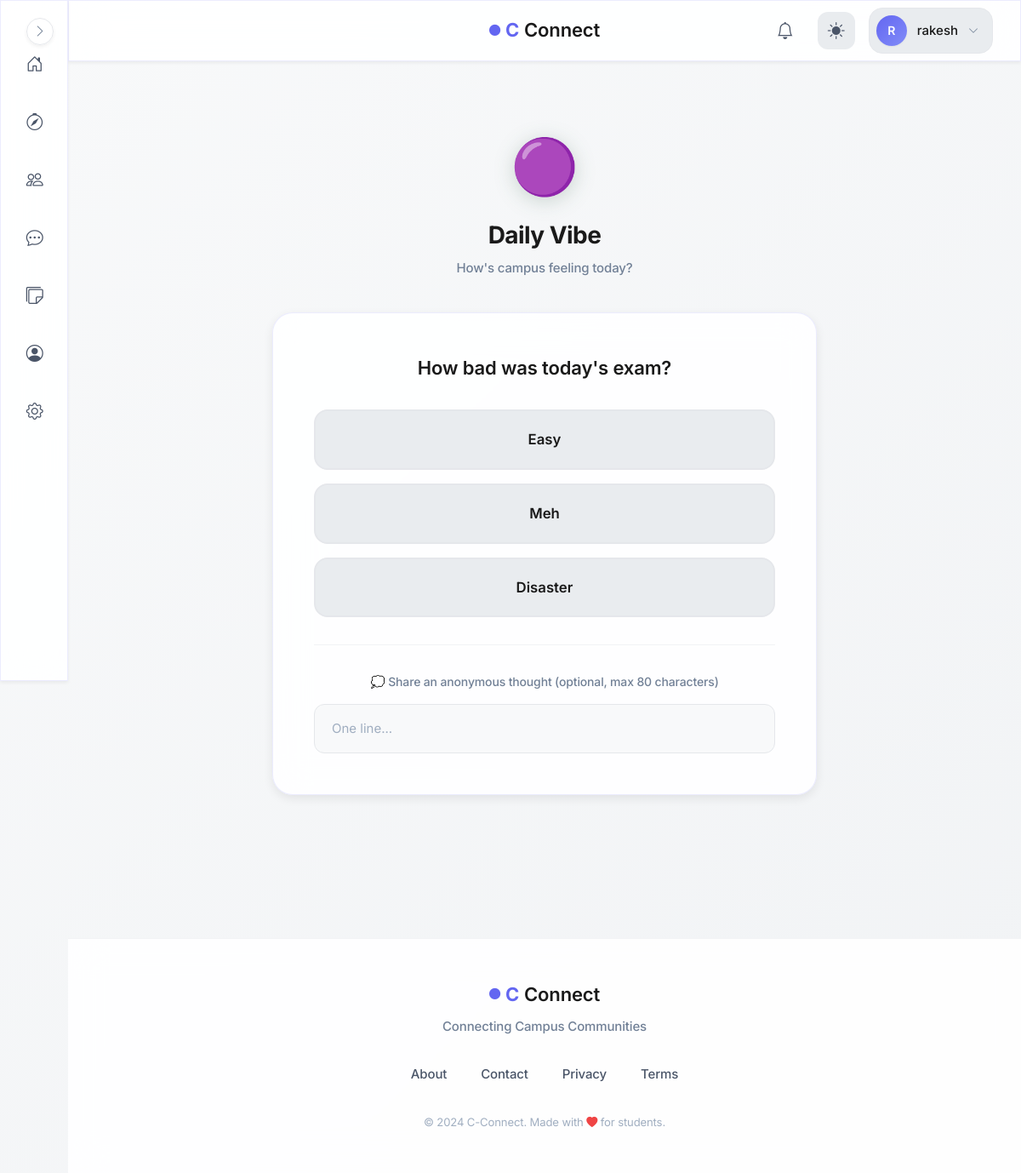
Before: /vibe/ (signed in) with the older database file.
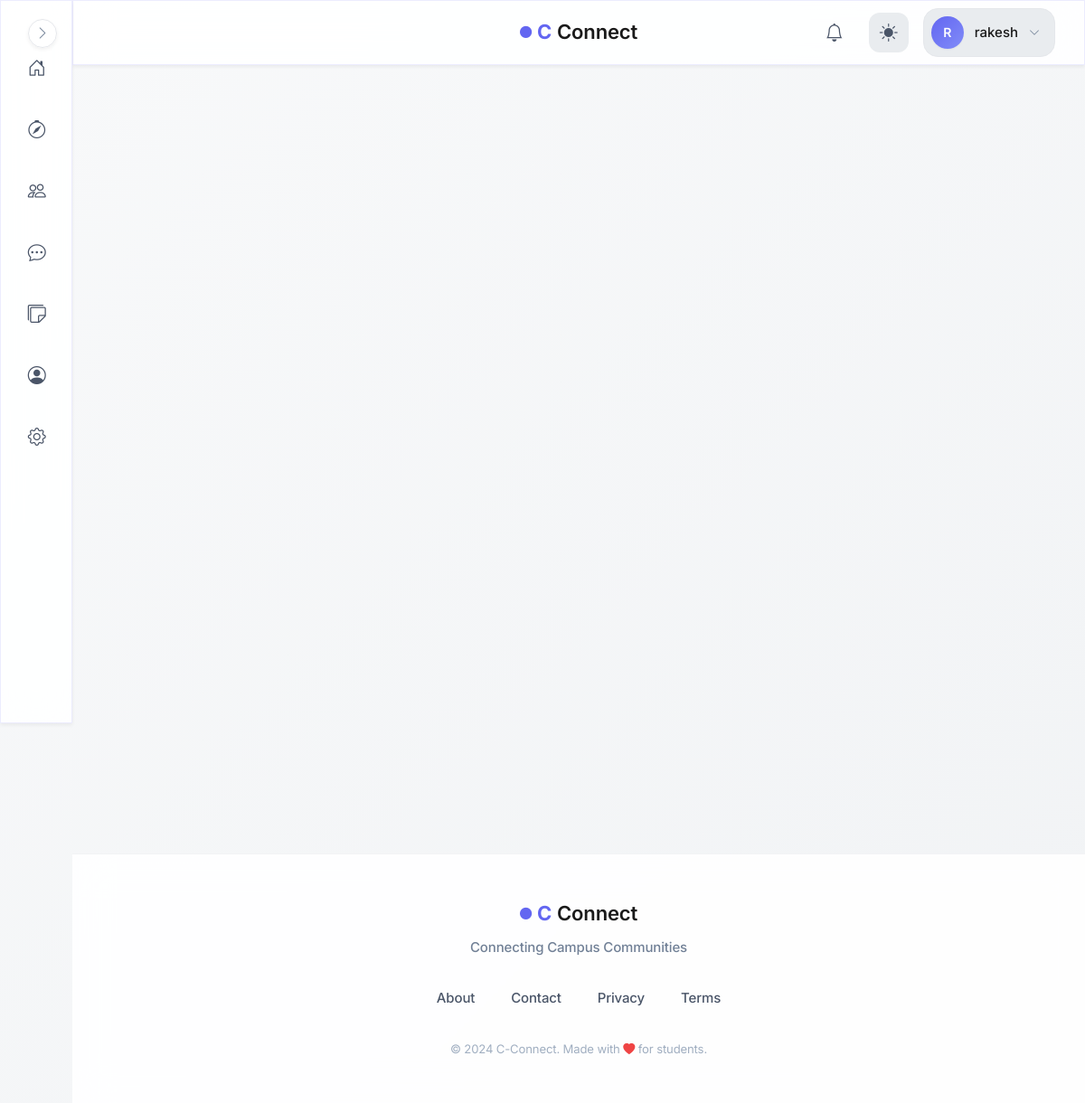
After: the same page with the newer database file.
### models.py (models this page shows, shortened)
class User(UserMixin, db.Model):
    id = db.Column(db.Integer, primary_key=True, autoincrement=True)  # Unique identifier
    username = db.Column(db.String(100), nullable=False)  # Name of the user (later can add this unique if needed)
    email = db.Column(db.String(120), nullable=False, unique=True)  # Email of the user
    password = db.Column(db.String(200), nullable=False)  # Passwords not hashed yet (done in setup_db.py)
    created_at = db.Column(db.DateTime, default=db.func.now())  # Timestamp of account creation
    last_login = db.Column(db.DateTime, nullable=True)  # Timestamp of last login
    pass

class VibeQuestion(db.Model):
    __tablename__ = "vibe_questions"
    id = db.Column(db.Integer, primary_key=True)
    question_text = db.Column(db.String(120), nullable=False)
    options_json = db.Column(db.Text, nullable=False)
    active_date = db.Column(db.Date, nullable=False, unique=True)
    created_at = db.Column(
        db.DateTime, default=lambda: datetime.now(timezone.utc)
    )

### blueprints/vibe/routes.py (the view, shortened to what this page needs)
@vibe_bp.route("/")
@login_required
def daily_vibe():
    question = get_today_question()
    if not question:
        return render_template(
            "vibe/daily_vibe.html",
            mode="inactive"
        )
    options = json.loads(question.options_json)
    user_response = has_user_voted(question.id)
    if not user_response:
        return render_template(
            "vibe/daily_vibe.html",
            mode="input",
            question=question,
            options=options
        )

### blueprints/auth/__init__.py (called while the page is built)
@login_manager.user_loader
def load_user(user_id):
    from models import User  # Importing User model for querying  (import here to avoid circular imports)
    return User.query.get(int(user_id))

@auth.after_app_request
def add_header(response):
    if current_user.is_authenticated and request.blueprint == 'auth':
        response.headers['Cache-Control'] = 'no-store, no-cache, must-revalidate, post-check=0, pre-check=0, max-age=0'
        response.headers['Pragma'] = 'no-cache'
        response.headers['Expires'] = '-1'
    return response

### blueprints/vibe/routes.py (called while the page is built)
def get_today_question():
    today = date.today()
    return VibeQuestion.query.filter_by(active_date=today).first()

def has_user_voted(question_id):
    return VibeResponse.query.filter_by(
        question_id=question_id,
        user_id=current_user.id
    ).first()

### factory_helpers.py (called while the page is built, shortened)
def register_security_headers(app):
    @app.after_request
    def set_secure_headers(response):
        response.headers['Content-Security-Policy'] = (
            "default-src 'self'; "
            "img-src 'self' data: blob: https:; "# Allow external images
            "style-src 'self' 'unsafe-inline' https:; "# ADD https: for CDNs
            "script-src 'self' 'unsafe-inline' https:; "# ADD https: for JS
            "font-src 'self' https: data:; "# Google Fonts
            "connect-src 'self' https:;"  # ← ADD https: for CDNs/maps
        )
        response.headers['X-Content-Type-Options'] = 'nosniff'
        response.headers['X-Frame-Options'] = 'DENY'
        response.headers['Referrer-Policy'] = 'strict-origin-when-cross-origin'
        response.headers['Permissions-Policy'] = 'geolocation=(), microphone=()'
        return response

def register_daily_cleanup(app):
    if not hasattr(app, "_last_notification_cleanup"):
        app._last_notification_cleanup = None
    @app.before_request
    def daily_cleanup():
        now = datetime.now(timezone.utc)
        last = getattr(app, "_last_notification_cleanup", None)
        if last is None or (now - last).days >= 1:
            from blueprints.notifications.service import cleanup_old_notifications
            deleted = cleanup_old_notifications()
            app.logger.info(f"Cleaned up {deleted} old notifications.")
            app._last_notification_cleanup = now

def register_profilevisit_cleanup(app):
    last_cleanup = {'t': 0}
    @app.before_request
    def cleanup_visits():
        now = time.time()
        if now - last_cleanup['t'] < 3600:  # run once every hour
            return

### blueprints/vibe/templates/vibe/daily_vibe.html (shortened to what this page needs)
{% extends "base.html" %}
{% block body %}
<div class="vibe-wrapper">
    <div class="vibe-container">
        {% if mode == "input" %}
        <div class="vibe-header">
            <span class="vibe-emoji">🟣</span>
            <h1 class="vibe-title">Daily Vibe</h1>
            <p class="vibe-subtitle">How's campus feeling today?</p>
        </div>
        <div class="question-card glass-effect">
            <p class="question-text">
                {{ question.question_text }}
            </p>
            <form method="POST" action="{{ url_for('vibe.respond_vibe') }}">
                <div class="options-grid">
                    {% for opt in options %}
                    <button type="submit"
                            name="choice"
                            value="{{ loop.index0 }}"
                            class="option-card">
                        <span>{{ opt }}</span>
                    </button>
                    {% endfor %}
                </div>
                <div class="thought-section">
                    <label class="thought-label">
                        💭 Share an anonymous thought (optional, max 80 characters)
                    </label>
                    <input type="text"
                           name="anonymous_text"
                           maxlength="80"
                           class="thought-input"
                           placeholder="One line...">
                </div>
            </form>
        </div>
        {% endif %}
    </div>
</div>
{% endblock %}

### templates/base.html (shortened to what this page needs)
<!DOCTYPE html>
<html lang="en">
<head>
    <link rel="stylesheet" href="https://cdn.jsdelivr.net/npm/bootstrap-icons@1.11.1/font/bootstrap-icons.css">
    <link href="https://cdn.jsdelivr.net/npm/bootstrap@5.3.2/dist/css/bootstrap.min.css" rel="stylesheet">
    <link rel="stylesheet" href="{{ url_for('static', filename='css/global.css') }}">
</head>
<body>
    {% if current_user.is_authenticated %}
        <aside class="sidebar glass-effect" id="sidebar">
            <nav class="sidebar__nav">
                <a href="{{ url_for('main.dashboard') }}" class="sidebar__link" data-tooltip="Dashboard">
                    <div class="sidebar__link-icon">
                        <i class="bi bi-house-door"></i>
                    </div>
                </a>
                <a href="{{ url_for('main.search_page') }}" class="sidebar__link" data-tooltip="Discover">
                    <div class="sidebar__link-icon">
                        <i class="bi bi-compass"></i>
                    </div>
                </a>
                <a href="{{ url_for('connections.connections_home') }}" class="sidebar__link" data-tooltip="Connections">
                    <div class="sidebar__link-icon">
                        <i class="bi bi-people"></i>
                    </div>
                </a>
                <a href="{{ url_for('messages.inbox') }}" class="sidebar__link" data-tooltip="Messages">
                    <div class="sidebar__link-icon">
                        <i class="bi bi-chat-dots"></i>
                    </div>
                </a>
                <a href="/campus-board" class="sidebar__link" data-tooltip="Messages">
                    <div class="sidebar__link-icon">
                        <i class="bi bi-stickies"></i>
                    </div>
                </a>
                <a href="{{ url_for('auth.profile') }}" class="sidebar__link" data-tooltip="Profile">
                    <div class="sidebar__link-icon">
                        <i class="bi bi-person-circle"></i>
                    </div>
                </a>
                <a href="{{ url_for('main.settings') }}" class="sidebar__link" data-tooltip="Settings">
                    <div class="sidebar__link-icon">
                        <i class="bi bi-gear"></i>
                    </div>
                </a>
            </nav>
            <button class="sidebar__toggle" id="sidebarToggle" aria-label="Toggle sidebar">
                <i class="bi bi-chevron-right"></i>
            </button>
        </aside>
        <header class="topbar glass-effect">
            <div class="topbar__container">
                <div class="topbar__center">
                    <a href="{{ url_for('main.home') }}" class="topbar__brand">
                        <span class="brand-icon-small">
                            <i class="bi bi-circle-fill"></i>
                        </span>
                        <span class="brand-c">C</span>
                        <span class="brand-text">Connect</span>
                    </a>
                </div>
                <div class="topbar__actions">
                    <a href="{{ url_for('notifications.notifications_list') }}" class="topbar__icon-btn" aria-label="Notifications">
                        <i class="bi bi-bell"></i>
                        {% set unread = current_user.notifications | selectattr("is_read", "equalto", False) | list %}
                    </a>
                    <button class="topbar__icon-btn topbar__theme-toggle" id="themeToggle" aria-label="Toggle theme">
                        <i class="bi bi-sun-fill" id="themeIcon"></i>
                    </button>
                    <div class="topbar__profile" id="profileDropdown">
                        <button class="topbar__profile-btn" aria-label="Profile menu">
                            <div class="topbar__avatar">
                                {{ current_user.username[0].upper() }}
                            </div>
                            <span class="topbar__username">{{ current_user.username }}</span>
                            <i class="bi bi-chevron-down topbar__profile-arrow"></i>
                        </button>
                    </div>
                </div>
            </div>
        </header>
    {% endif %}
    <main class="main-content">
        {% block body %}{% endblock %}
    </main>
    <footer class="footer">
        <div class="footer__container">
            <div class="footer__brand">
                <div class="footer__logo">
                    <span class="brand-icon-small">
                        <i class="bi bi-circle-fill"></i>
                    </span>
                    <span class="brand-c">C</span>
                    <span class="brand-text">Connect</span>
                </div>
                <p class="footer__tagline">Connecting Campus Communities</p>
            </div>
            <div class="footer__links">
                <a href="{{ url_for('main.about') }}" class="footer__link">About</a>
                <a href="{{ url_for('main.contact') }}" class="footer__link">Contact</a>
                <a href="#" class="footer__link">Privacy</a>
                <a href="#" class="footer__link">Terms</a>
            </div>
            <div class="footer__credits">
                <small>&copy; 2024 C-Connect. Made with <i class="bi bi-heart-fill"></i> for students.</small>
            </div>
        </div>
    </footer>
</body>
</html>

### blueprints/vibe/templates/vibe/daily_vibe.html (style rules this page uses)
.vibe-wrapper { min-height: calc(100vh - var(--topbar-height)); display: flex; align-items: center; justify-content: center; padding: 2rem 1rem; }

Changed rows visible on the page:
removed VibeQuestion: question_text "How bad was today's exam?"
Other visible differences:
text no longer shown: "🟣 Daily Vibe How's campus feeling today? 💭 Share an anonymous thought (optional, max 80 characters)"
list line gone: "Easy"
list line gone: "Meh"
list line gone: "Disaster"
